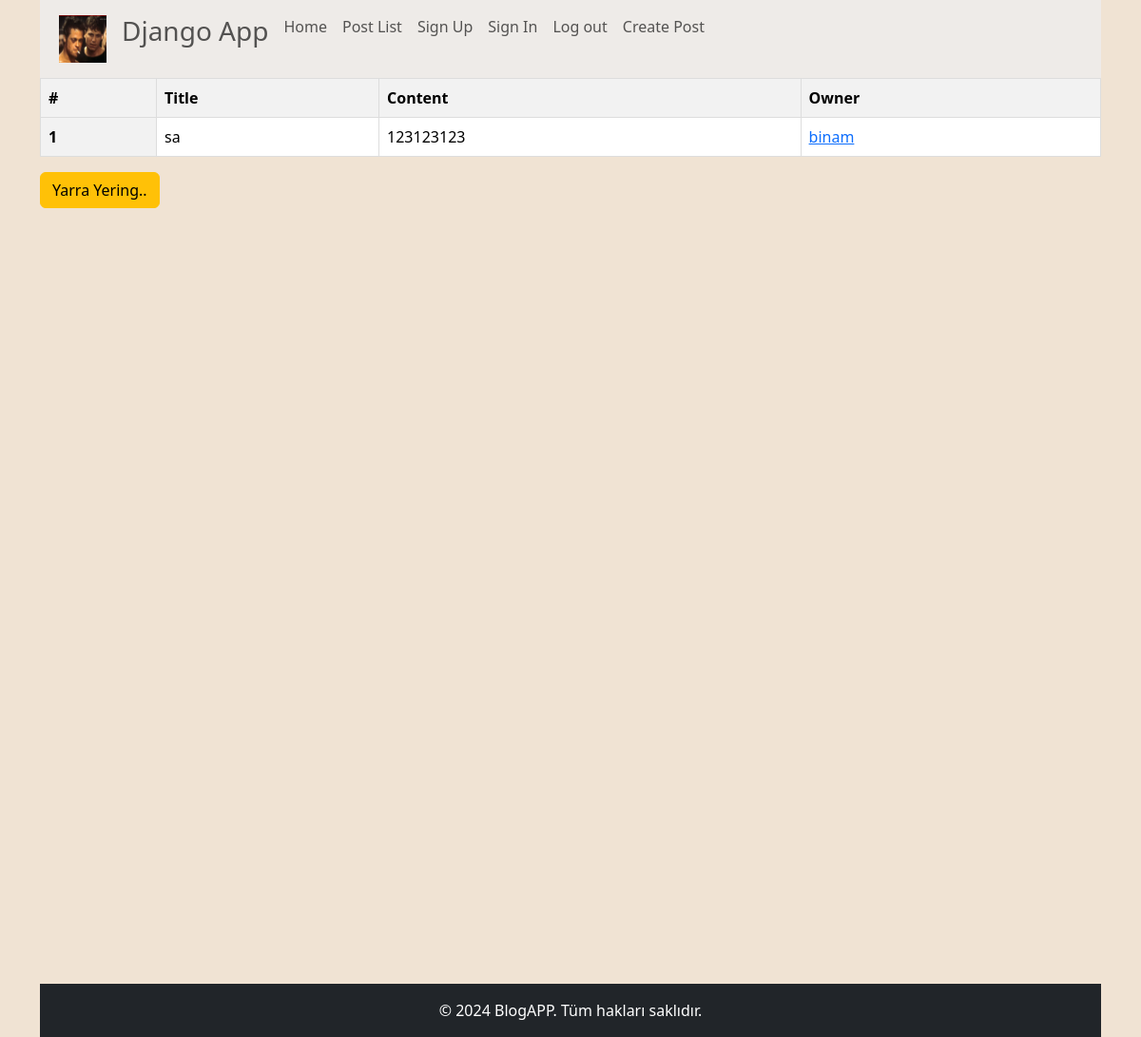
Page /blog/list/ (signed in) on the earlier database version.
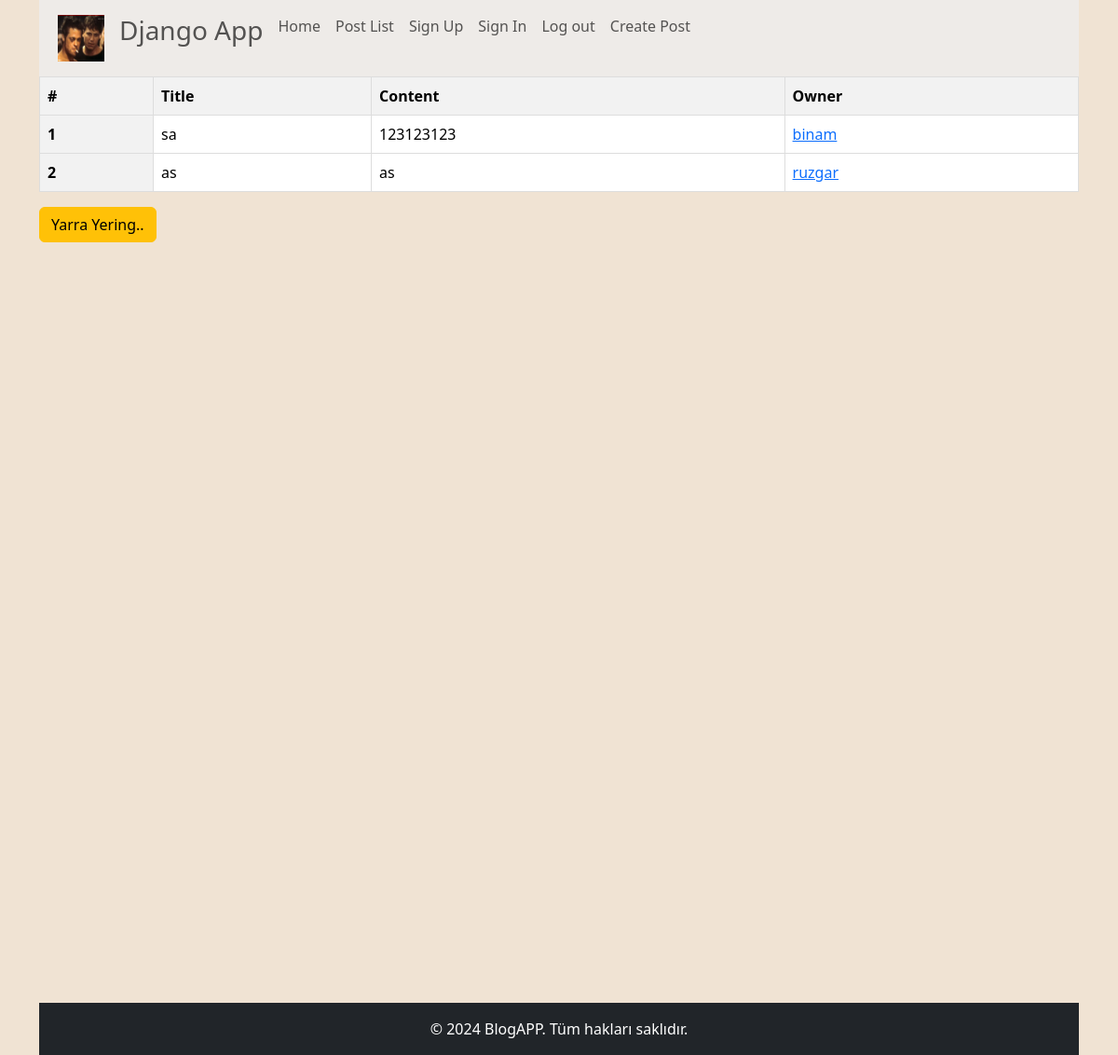
Same page on the later database version.
### blog/models.py (models this page shows, shortened)
class Post(models.Model):
    title = models.CharField(max_length=255)
    content = models.TextField()
    owner = models.ForeignKey(User, on_delete=models.CASCADE, related_name='posts')

### blog/views.py (the view)
# urls.py: path("list/", PostListView.as_view(), name="listView"),
class PostListView(ListView):
    model = Post
    template_name = 'blog/list.html'
    context_object_name = 'post_list'
    def get_queryset(self):
        if self.request.user.is_authenticated:
            return Post.objects.all()
        else:
            return Post.objects.none()
    def get_context_data(self, **kwargs):
        context = super().get_context_data(**kwargs)
        context['is_authenticated'] = self.request.user.is_authenticated
        return context

### blog/templates/blog/list.html (shortened to what this page needs)
{% extends 'base.html' %}
{% block content %}
{% if post_list %}
<table class="table" style="border: 1px solid black;">
    <thead>
        <tr>
            <th scope="col">#</th>
            <th scope="col">Title</th>
            <th scope="col">Content</th>
            <th scope="col">Owner</th>
        </tr>
    </thead>
    <tbody>
        {% for post in post_list %}
        <tr>
            <th scope="row">{{ post.id }}</th>
            <td>{{ post.title }}</td>
            <td>{{ post.content }}</td>
            <td><a href="{% url 'userDetails' pk=post.id %}">{{ post.owner.username }}</a></td>
        </tr>
        {% endfor %}
    </tbody>
</table>
{% else %}
<p>Bu sayfayı görüntülemek için giriş yapmalısınız.</p>
{% endif %}
{% endblock %}

### templates/base.html (shortened to what this page needs)
{% load static %}
<!DOCTYPE html>
<html lang="en">
<head>
    <link href="https://cdn.jsdelivr.net/npm/bootstrap@5.3.2/dist/css/bootstrap.min.css" rel="stylesheet">
</head>
<body class="container" style="background-color: rgb(240, 227, 211);">
    <nav class="navbar navbar-expand-lg" style=" background-color: rgb(238, 235, 232);">
        <div class="container-fluid">
            <div class="collapse navbar-collapse" id="navbarNav">
                <ul class="navbar-nav">
                    <li class="nav-item">
                        <a class="nav-link" href="/"> <img src="{% static 'blog/data/resim.png' %}" alt="resimm" width="50" height="50"></a>
                    </li>
                    <li class="nav-item">
                        <h3> <a class="nav-link" href="/"> Django App</a></h3>
                    </li>
                    <li class="nav-item">
                        <a class="nav-link" href="/">Home</a>
                    </li>
                    <li class="nav-item">
                        <a class="nav-link" href="/list">Post List</a>
                    </li>
                    <li class="nav-item">
                        <a class="nav-link" href="/register">Sign Up</a>
                    </li>
                    <li class="nav-item">
                        <a class="nav-link" href="/login">Sign In</a>
                    </li>
                    <li class="nav-item">
                        <a class="nav-link" href="/logout">Log out</a>
                    </li>
                    <li class="nav-item">
                        <a class="nav-link" href="/post">Create Post</a>
                    </li>
                </ul>
            </div>
        </div>
      </nav>
{% block content %}{% endblock %}
<button type="button" class="btn btn-warning">Yarra Yering..</button>
<br><br><br><br><br><br><br><br><br><br><br><br><br><br><br><br><br><br><br><br><br><br><br><br><br><br><br><br><br><br><br><br><br><br><br>
<footer class="bg-dark text-white text-center py-3">
    <div class="container">
        <p class="mb-0">© 2024 BlogAPP. Tüm hakları saklıdır.</p>
    </div>
</footer>
</body>
</html>

### blog/templates/blog/list.html (style rules this page uses)
.table { width: 100%; border-collapse: collapse; }
.table th, .table td { border: 1px solid #ddd; padding: 8px; text-align: left; }
.table th { background-color: #f2f2f2; }

Differences in the rows shown:
added Post: id "2", title "as", content "as", owner.username "ruzgar"
